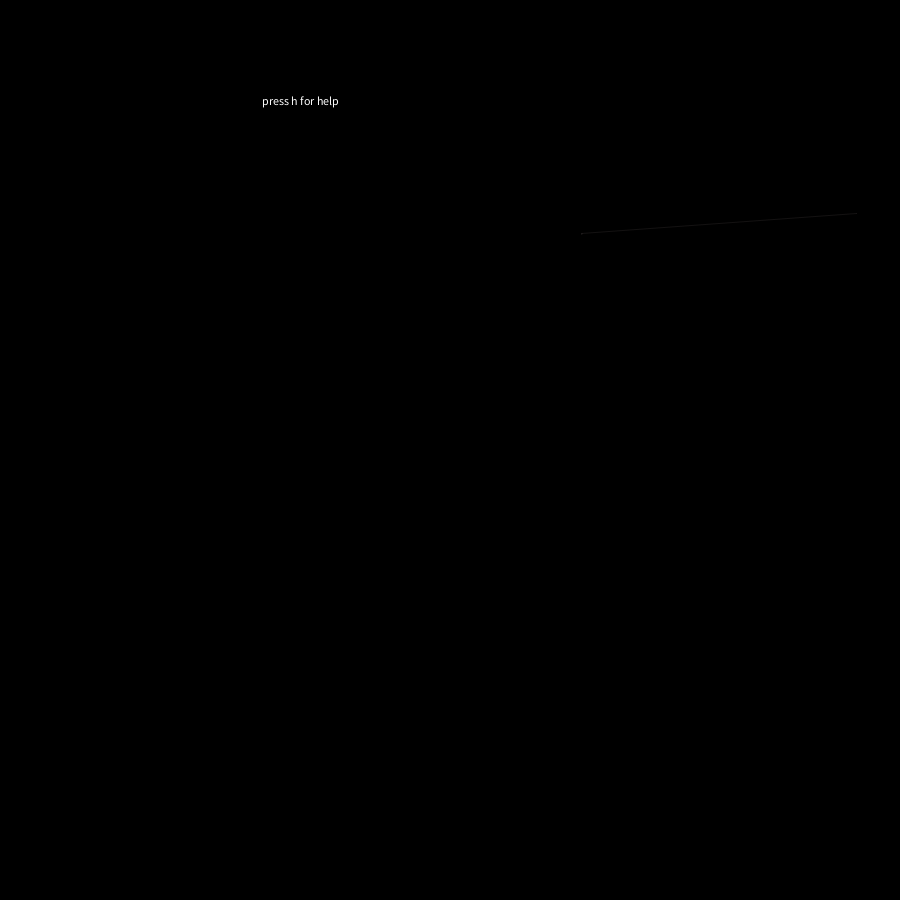
Frame 1 (no input)
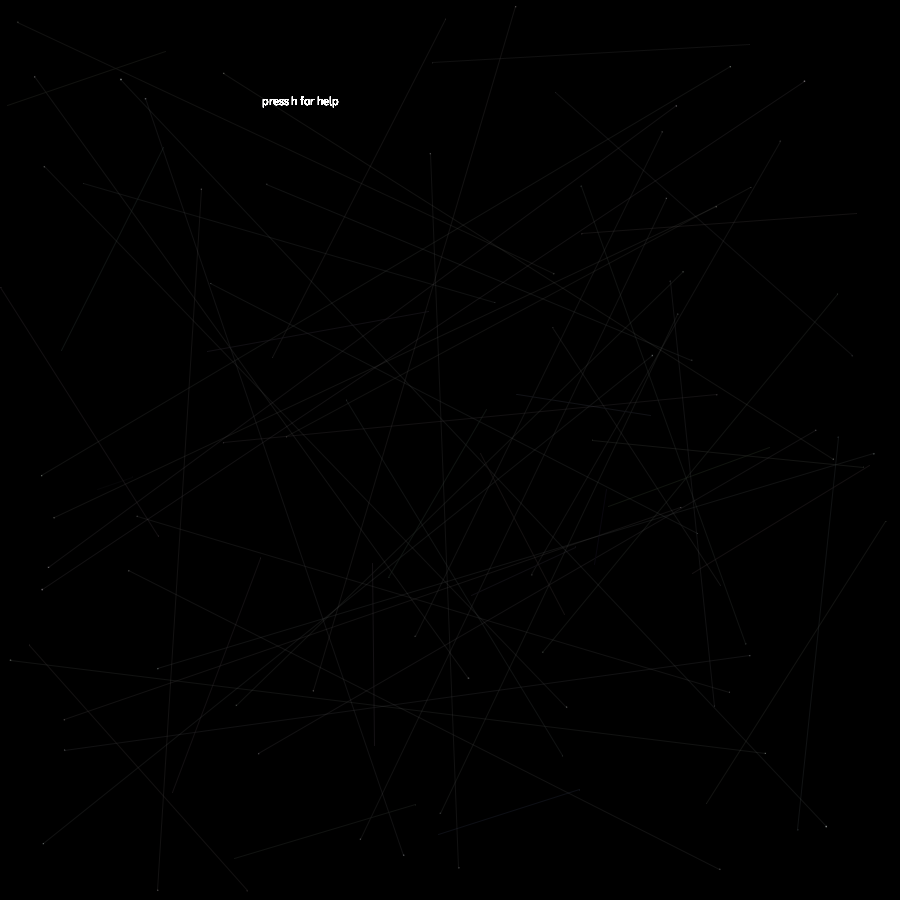
Frame 60 (the mouse pressed at the canvas centre just before this capture)
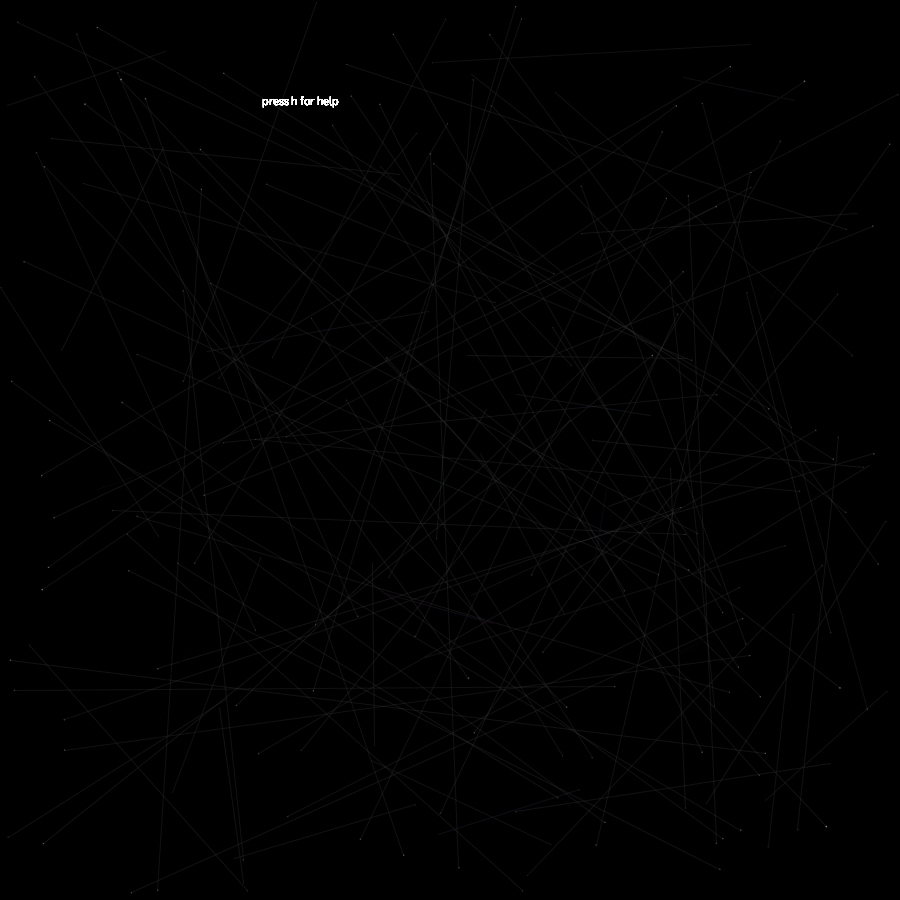
Frame 120 (the mouse held since frame 60 and released just before this capture)

The Processing sketch that drew these frames (run headless with seeded random() and noise(); from frame 60 on, the mouse is pressed at the canvas centre):

// Processing sketch: processing_182479
// ── processing_182479.pde

float a;
float b;
float c;
float d;
float cc;  
int x = 0; 
int toggle = 0; 
float mousePosX1 = 0;
float mousePosY1 = 0;
float mousePosX2 = 900;
float mousePosY2 = 900;
float re;
float bl;
float gr;
int counter = 0; 
float val = 0; 

void setup() 
{
  size(900,900);
  background(0,0,0);
  textAlign(CENTER,CENTER); 
  
};

void draw() {
  fill(255,255,255);   
  text("press h for help",300,100);  
  keyboard();
  drawline(); 
  // toggle = toggle + 1; 
  //if (toggle >= 10000) {noLoop();}
}; 

void savef() {
  x = x + 1;
  save("drawline" + x);
} 

void keyPressed()
{  
  if (key == 's') {
    savef();  
    text("saved as drawline" + x + ".tif", width/2, height/2);
  };
  if (key == 'w') {
    background(0,0,0);  
    text("wiped", width/2, height/2 - 100); 
    counter = 0; 
  };
  if (key == 'c') {
     text("you have made" + counter + "random lines so far!", width/2, height/2); 
  }; 
} 



void keyboard() {
  if (key == 't') {
    mousePosX1 = mouseX;
    mousePosY1 = mouseY;
  }; 
  if (key == 'b') {
    mousePosX2 = mouseX;
    mousePosY2 = mouseY;
  };
  if (key == 'h') {text("press w to wipe and s to save the image to the computer",300,120);
  text("press or hold t to move the top left corner and b to move the bottom right corner",300,140);
}
}

float randomf(float PosA, float PosB) { 

  float randV = 0;
  if (PosB >= PosA) {
    randV = random(PosA, PosB);
  };
  if (PosA > PosB) {
    randV = random(PosB, PosA);
  }; 
  return randV;
} 

float mousePosf (float PosA, float PosB) { 

  float V = 0;
  if (PosB >= PosA) {
    V = PosB - PosA; 
  };
  if (PosA > PosB) {
    V = PosA - PosB; 
  }; 
  return V;
} 

void drawline() { 
  counter = counter + 1; 
  a =  randomf(mousePosX1, mousePosX2); 
  b =  randomf(mousePosY1, mousePosY2);
  c =  randomf(mousePosX1, mousePosX2); 
  d =  randomf(mousePosY1, mousePosY2);
  cc = sqrt(sq(c-a)+sq(d-b)) * (256.0/ (mousePosf(mousePosX1,mousePosX2) + mousePosf(mousePosY1,mousePosY2)  ));
  val = (mousePosf(mousePosX1,mousePosX2) + mousePosf(mousePosY1,mousePosY2))/(cc*20);
  //strokeWeight(val); 
  re = cc + random(-5,5);
  bl = cc + random(-5,5);
  gr = cc + random(-5,5);
  fill(re,bl,gr);
  stroke(re,bl,gr,val*50); 
  ellipse(a,b,cc/100,cc/100); 
  ellipse(c,d,cc/100,cc/100); 
  line(a, b, c, d);
} 
